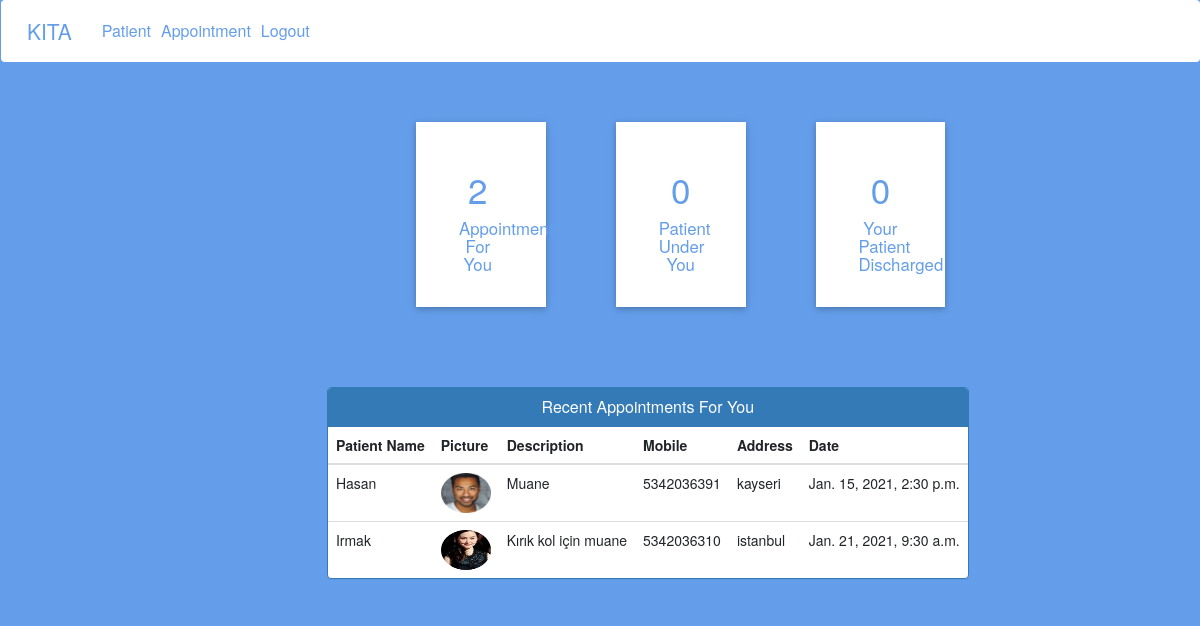
Page /doctor-dashboard (signed in) on the committed database.
### hospital/models.py (models this page shows, shortened)
class Appointment(models.Model):
    patientId=models.PositiveIntegerField(null=True)
    doctorId=models.PositiveIntegerField(null=True)
    patientName=models.CharField(max_length=40,null=True)
    doctorName=models.CharField(max_length=40,null=True)
    appointmentDate=models.DateTimeField(auto_now=False)
    description=models.TextField(max_length=500)
    status=models.BooleanField(default=False)

class Patient(models.Model):
    user=models.OneToOneField(User,on_delete=models.CASCADE)
    profile_pic= models.ImageField(upload_to='profile_pic/PatientProfilePic/',null=True,blank=True)
    address = models.CharField(max_length=40)
    mobile = models.CharField(max_length=20,null=False)
    symptoms = models.CharField(max_length=100,null=False)
    assignedDoctorId = models.PositiveIntegerField(null=True)
    admitDate=models.DateField(auto_now=True)
    status=models.BooleanField(default=False)

### hospital/views.py (the view)
# urls.py: path('doctor-dashboard', views.doctor_dashboard_view,name='doctor-dashboard'),
def doctor_dashboard_view(request):
    patientcount=models.Patient.objects.all().filter(status=True,assignedDoctorId=request.user.id).count()
    appointmentcount=models.Appointment.objects.all().filter(status=True,doctorId=request.user.id).count()
    patientdischarged=models.PatientDischargeDetails.objects.all().distinct().filter(assignedDoctorName=request.user.first_name).count()
    appointments=models.Appointment.objects.all().filter(status=True,doctorId=request.user.id).order_by('-id')
    patientid=[]
    for a in appointments:
        patientid.append(a.patientId)
    patients=models.Patient.objects.all().filter(status=True,user_id__in=patientid).order_by('-id')
    appointments=zip(appointments,patients)
    mydict={
    'patientcount':patientcount,
    'appointmentcount':appointmentcount,
    'patientdischarged':patientdischarged,
    'appointments':appointments,
    'doctor':models.Doctor.objects.get(user_id=request.user.id), #for profile picture of doctor in sidebar
    }
    return render(request,'hospital/doctor_dashboard.html',context=mydict)

### templates/hospital/doctor_dashboard.html
{% extends 'hospital/doctor_base.html' %}
{% load static %}
{% block content %}
{%include 'hospital/doctor_dashboard_cards.html'%}
<br><br><br><br>
<div class="container">
  <div class="row">
    <div class="panel panel-primary" style="margin-left:26%;">
      <div class="panel-heading" style="text-align:center;">
        <h6 class="panel-title">Recent Appointments For You</h6>
      </div>
      <table class="table table-hover" id="dev-table">
        <thead>
          <tr>
            <th>Patient Name</th>
            <th>Picture</th>
            <th>Description</th>
            <th>Mobile</th>
            <th>Address</th>
            <th>Date</th>
          </tr>
        </thead>
        {% for a,p in appointments %}
        <tr>
          <td>{{a.patientName}}</td>
          <td> <img src="{% static p.profile_pic.url %}" alt="Profile Pic" height="40px" width="50px" /></td>
          <td>{{a.description}}</td>
          <td>{{p.mobile}}</td>
          <td>{{p.address}}</td>
          <td>{{a.appointmentDate}}</td>
        </tr>
        {% endfor %}
      </table>
    </div>
  </div>
</div>
{% endblock content %}

### static/style.css (style rules this page uses)
body { padding-left: 240px; }

### rows in the picture
Appointment: patientName "Hasan", profile_pic (picture), description "Muane", mobile "5342036391", address "kayseri", appointmentDate "Jan. 15, 2021, 2:30 p.m."
Appointment: patientName "Irmak", profile_pic (picture), description "Kırık kol için muane", mobile "5342036310", address "istanbul", appointmentDate "Jan. 21, 2021, 9:30 a.m."

### other values in the picture
{{ appointmentcount }} "2"
{{ patientcount }} "0"
{{ patientdischarged }} "0"
